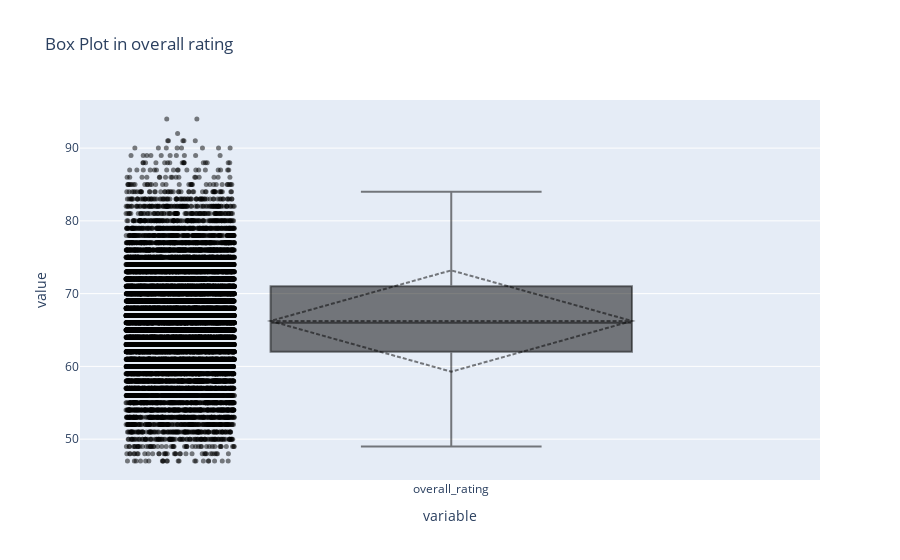

Notebook code for this chart:
### Markdown cell above
## Question researcher 8 :

### Box Plot in overall rating .¶

### Code cell
import plotly.express as px

# Create a box plot with plotly
fig = px.box(df["overall_rating"], points="all", title='Box Plot in overall rating')

# Customize the box appearance
fig.update_traces(boxmean='sd', jitter=0.3, marker=dict(size=5, color='rgba(0,0,0,0.5)'))

# Show the plot
fig.show()

### Figure 1 — Plotly figure (JSON) as saved in the notebook; plotly's stock layout.template omitted (floating-point values rounded to 4 significant figures; data arrays with more than 128 entries replaced by an {"elided": "..."} marker saying what was removed)
{"data": [{"alignmentgroup": "True", "boxmean": "sd", "boxpoints": "all", "hovertemplate": "variable=%{x}<br>value=%{y}<extra></extra>", "jitter": 0.3, "legendgroup": "", "marker": {"color": "rgba(0,0,0,0.5)", "size": 5}, "name": "", "notched": false, "offsetgroup": "", "orientation": "v", "showlegend": false, "type": "box", "x": {"elided": "17954 str values"}, "x0": " ", "xaxis": "x", "y": {"elided": "17954 int values"}, "y0": " ", "yaxis": "y"}], "layout": {"boxmode": "group", "legend": {"tracegroupgap": 0}, "title": {"text": "Box Plot in overall rating"}, "xaxis": {"anchor": "y", "domain": [0, 1], "title": {"text": "variable"}}, "yaxis": {"anchor": "x", "domain": [0, 1], "title": {"text": "value"}}}}
